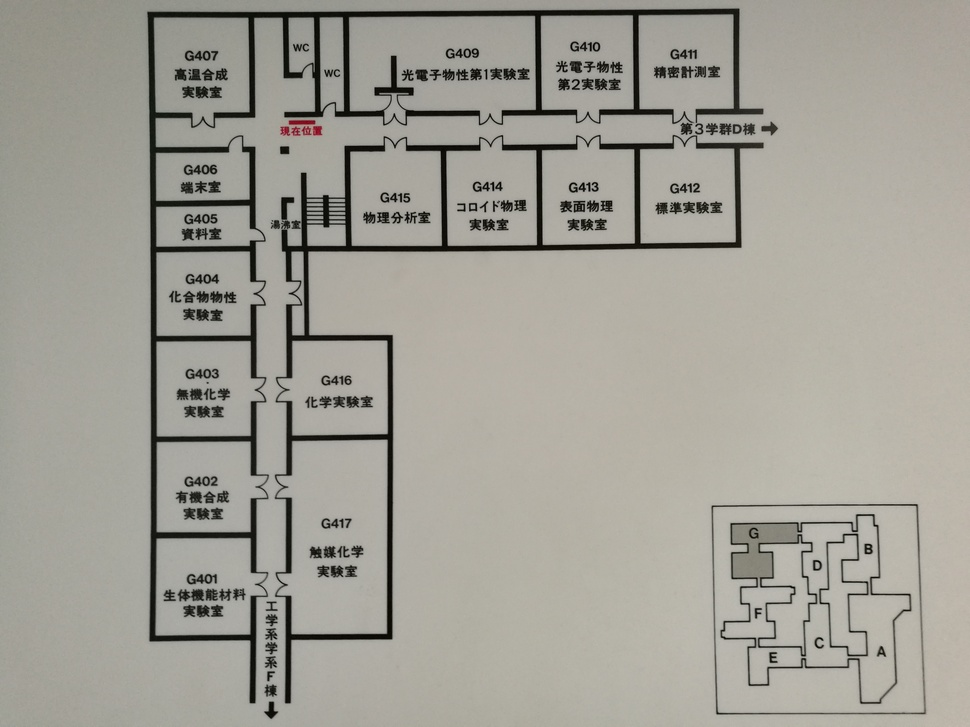
#> input picture map_deal/script/mapRecognition/pic/oldfiles/map_3G.jpg, 970 x 727 px, shrunk from 3968 x 2976 before the run, found by its file name
$ python getWall.py   (Python 2 division)
#> lines starting #> are read from the running program, lines starting #| are printed output that depends on the picture; after the words box and inside, x2 and y2 are one past the last pixel; in counts of white or black regions, pixels touching at a corner belong together
import cv2 as cv
import numpy as np
from matplotlib import pyplot as plt

WINDOW_NAME = "wallMap"


def deleteSmallPart(mapIn, minSize):
	#find all your connected components (white blobs in your image)
	nb_components, output, stats, centroids = cv.connectedComponentsWithStats(mapIn, connectivity=8)
	#connectedComponentswithStats yields every seperated component with information on each of them, such as size
	#the following part is just taking out the background which is also considered a component, but most of the time we don't want that.
	sizes = stats[1:, -1]; nb_components = nb_components - 1

	# minimum size of particles we want to keep (number of pixels)
	#here, it's a fixed value, but you can set it as you want, eg the mean of the sizes or whatever
	min_size = minSize

	#your answer image
	img2 = np.zeros((output.shape))
	#for every component in the image, you keep it only if it's above min_size
	for i in range(0, nb_components):
	    if sizes[i] >= min_size:
		img2[output == i + 1] = 255

	return img2

def BGRto2(mapIn):
	im_gray = cv.cvtColor(mapIn, cv.COLOR_BGR2GRAY)

	mapOut = cv.adaptiveThreshold(im_gray, 255, cv.ADAPTIVE_THRESH_MEAN_C, cv.THRESH_BINARY, 5, 10)
	cv.bitwise_not(mapOut, mapOut)
	return mapOut

def binary2SLAMmap(image):
	return

def main():
	#image = cv.imread("/home/liaoziwei/Desktop/mapRecognition/pic/humanmap_3L4th.png")
	image = cv.imread("/home/liaoziwei/Desktop/mapRecognition/pic/map_3G.jpg")
#> image is the input picture: shape (727, 970, 3); mean B, G, R 150.1, 159, 161.3
	cv.imshow("origin pic", image)
	cv.waitKey()

	imageThreshold = BGRto2(image);
#> in BGRto2, `mapOut = cv.adaptiveThreshold(im_gray, 255, cv.ADAPTIVE_THRESH_MEAN_C,..`:
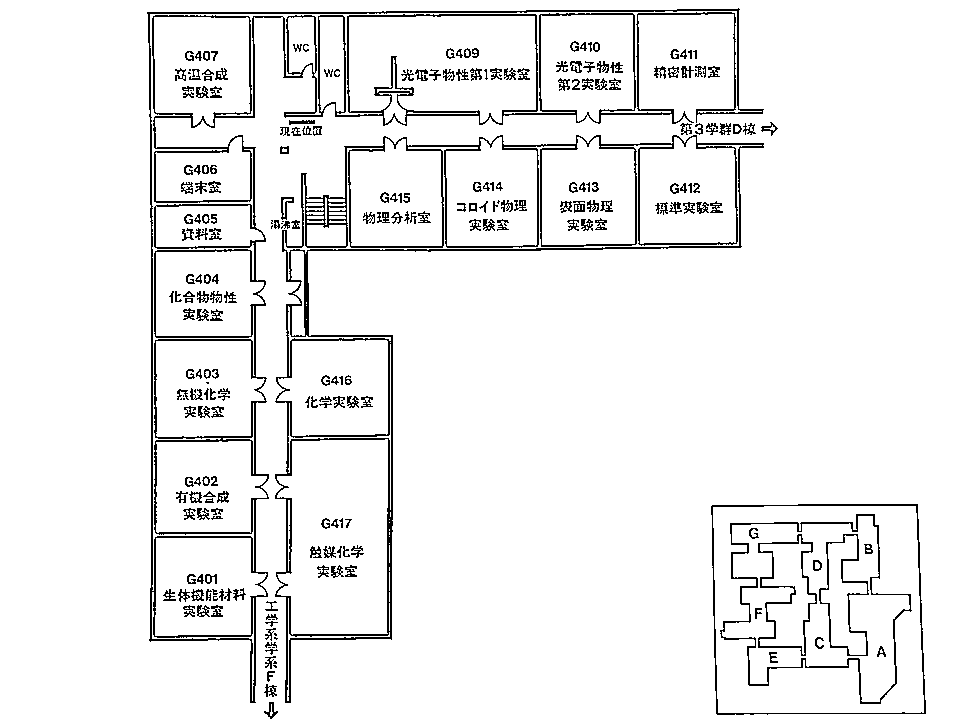
#> mapOut: shape (727, 970); 94.1% white; black in thin lines or dots, all inside (x1, y1, x2, y2) = (147, 8, 926, 719)
	cv.imshow("imageThreshold", imageThreshold)
	cv.waitKey()
	cv.imwrite("/home/liaoziwei/Desktop/mapRecognition/pic/debug/imageThreshold.jpg",imageThreshold)

	image2 = deleteSmallPart(imageThreshold, 250)
#> in deleteSmallPart, `nb_components, output, stats, centroids = cv.connectedComponentsWithSt..`:
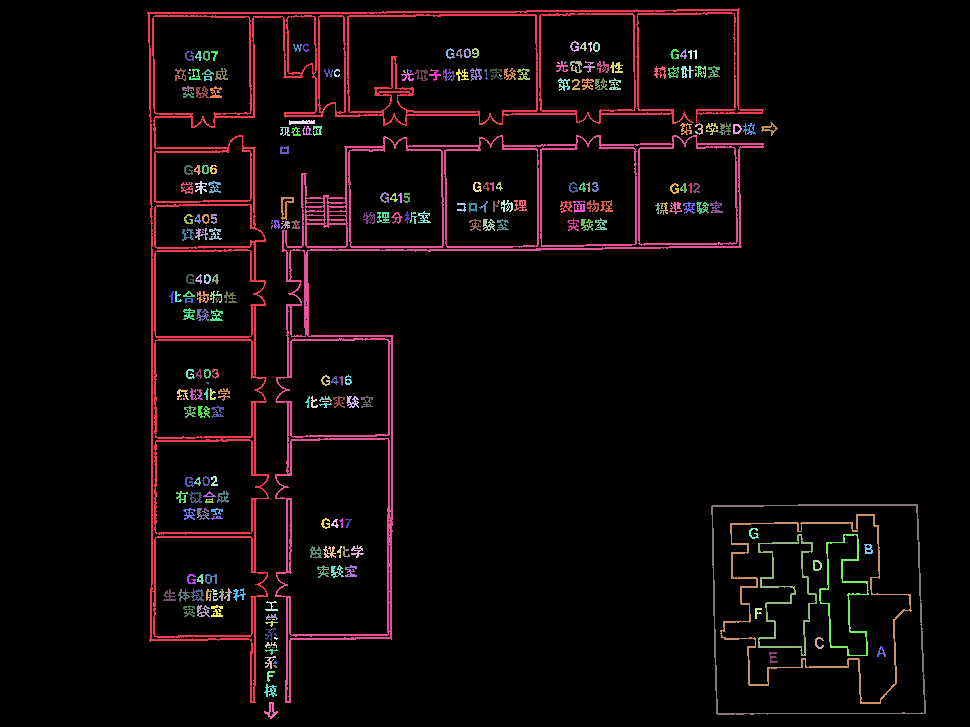
#> output: shape (727, 970) int32; 262 distinct labels, from 0 to 261; one colour per label, 0 black
#> in deleteSmallPart, `nb_components, output, stats, centroids = cv.connectedComponentsWithSt..`: nb_components = 262; stats = 262 rows, first 6: [0, 0, 970, 727, 663326], [147, 8, 617, 695, 14574], [570, 41, 9, 11, 48], [580, 42, 7, 9, 31], [588, 42, 4, 10, 20], [593, 42, 7, 10, 40]; centroids = 262 pairs, first value 168.9 to 880.9, second value 45.75 to 710.3
#> in deleteSmallPart, `sizes = stats[1:, -1]`: sizes = 261 values, max 14574 at index 0, min 1 at index 146, mean 160.4
#> in deleteSmallPart, `nb_components = nb_components - 1`: nb_components = 261
#> after the loop in deleteSmallPart, `for i in range(0, nb_components):`:
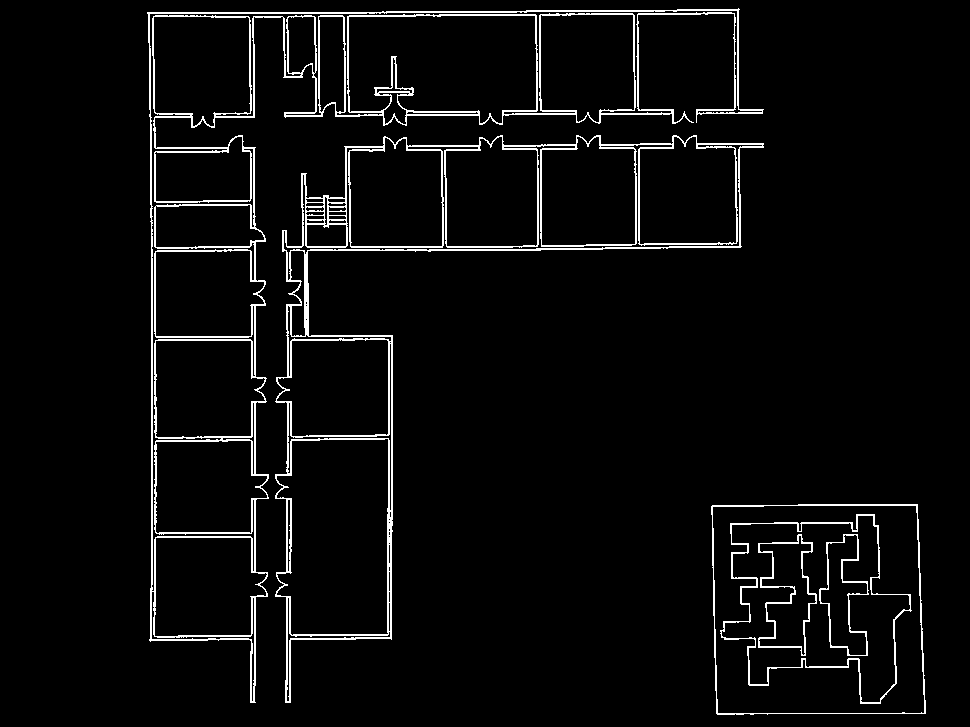
#> img2: shape (727, 970) float64; 4.2% white in thin lines or dots, all inside (x1, y1, x2, y2) = (147, 8, 926, 715)
	cv.imshow(WINDOW_NAME, image2)
	cv.imwrite("/home/liaoziwei/Desktop/mapRecognition/pic/debug/image2.jpg",image2)

	image_reverse = 255 - image2
	cv.imshow("bit not", image_reverse)
	cv.imwrite("/home/liaoziwei/Desktop/mapRecognition/pic/debug/bitnot.jpg",image_reverse)


	cv.waitKey()

main()
